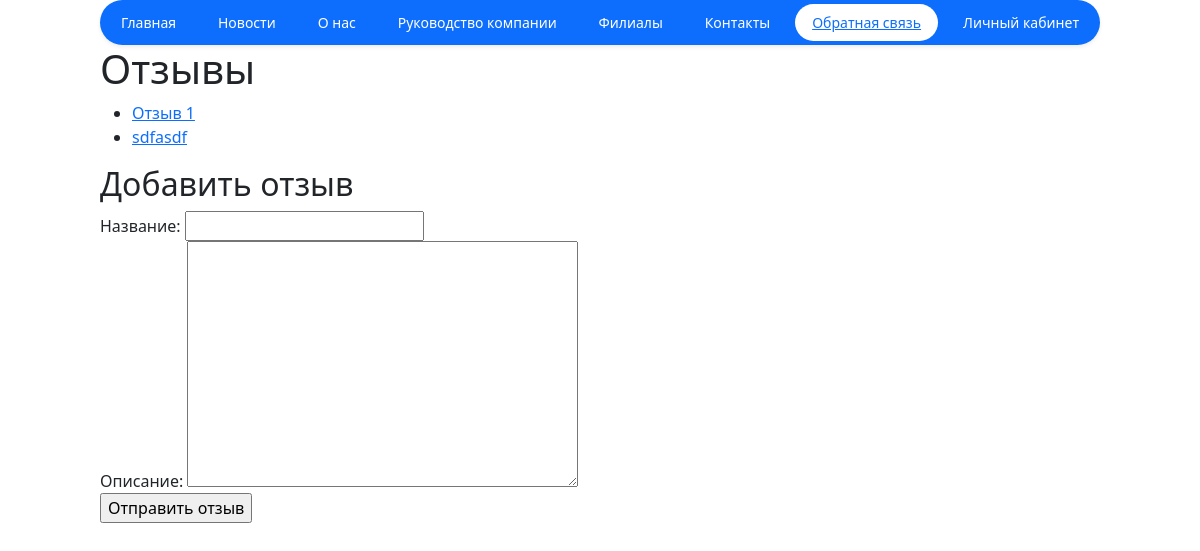
Page /feedbacks on the earlier database version.
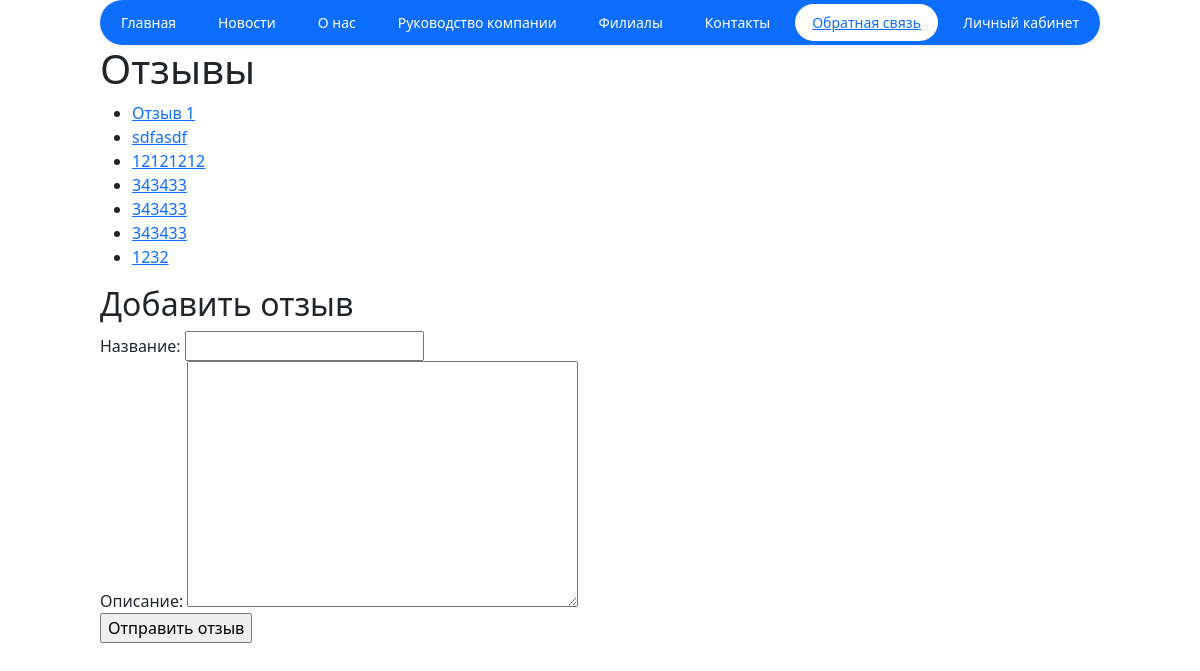
Same page on the later database version.
### core/models.py (models this page shows, shortened)
class Feedback(models.Model):
    title = models.CharField(max_length=255, verbose_name="Название")
    text = models.TextField(verbose_name="описание")

### core/views.py (the view)
# urls.py: path("feedbacks", feedbacks, name="feedbacks"),
def feedbacks(request):
    if request.method == "POST":
        feedbacks_form = FeedBackModelForm(request.POST)
        feedbacks_form.save()
    feedbacks = Feedback.objects.all()
    feedbacks_form = FeedBackModelForm()
    return render(
        request,
        "feedbacks.html",
        {"feedbacks": feedbacks, "feedbacks_form": feedbacks_form}
    )

### core/forms.py
class FeedBackModelForm(forms.ModelForm):
    class Meta:
        model = Feedback
        fields = ["title", "text"]

### templates/feedbacks.html (shortened to what this page needs)
{% extends "base.html" %}
{% block content %}
    <h1>Отзывы</h1>
    <ul>
        {% for i in feedbacks %}
            <li><a href="{% url 'feedbacks_details' i.id %}">{{ i.title }}</a></li>
        {% endfor %}
    </ul>
<h2>Добавить отзыв</h2>
    <form action="{% url 'feedbacks' %}" method='post'>
        {{ feedbacks_form }}
        <p><input type="submit" value="Отправить отзыв"></p>
    </form>
{% endblock %}

Differences in the rows shown:
added Feedback: title "12121212"
added Feedback: title "343433"
added Feedback: title "343433"
added Feedback: title "343433"
added Feedback: title "1232"
